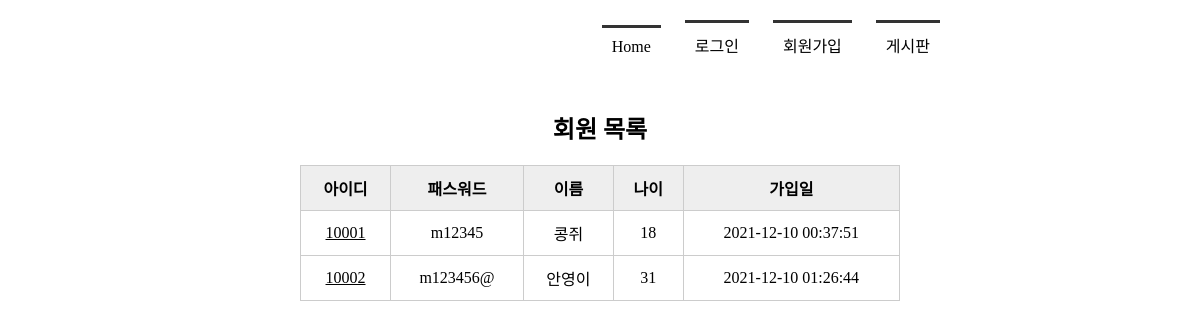
Before: /memberlist/ with the older database file.
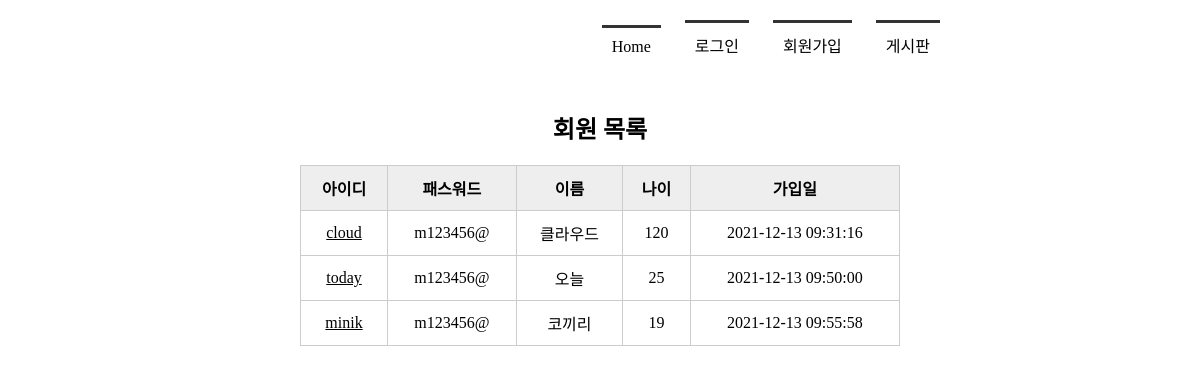
After: the same page with the newer database file.
### tables this page shows
CREATE TABLE member(
        mid CHAR(5) PRIMARY KEY,
        passwd CHAR(8) NOT NULL,
        name TEXT NOT NULL,
        age INTEGER,
        regDate TIMESTAMP DATE DEFAULT (datetime('now','localtime'))
    );

### app.py (the view)
@app.route('/memberlist/')
def memberlist():
    conn = getconn()
    cur = conn.cursor()
    sql = "SELECT * FROM member"
    cur.execute(sql)
    rs = cur.fetchall()   #db에서 검색한 데이터
    conn.close()
    if 'userID' in session:  # session에 userID가 존재하면
        ssid = session.get('userID')  # 세션을 가져옴
        return render_template('memberlist.html', ssid=ssid, rs=rs)
    else:
        return render_template('memberlist.html', rs=rs)

### app.py (called while the page is built)
def getconn():
    conn = sqlite3.connect('./memberdb.db')
    return conn

### templates/memberlist.html (shortened to what this page needs)
<!DOCTYPE html>
<html lang="ko">
<head>
    <link rel="stylesheet" href="{{ url_for('static', filename='css/style.css') }}">
</head>
<body>
    <div id="container">
        {% include 'navbar.html' %}
        <section>
            <h1>회원 목록</h1>
            <table>
                <tr>
                    <th>아이디</th><th>패스워드</th><th>이름</th><th>나이</th><th>가입일</th>
                </tr>
                {% for i in rs %}
                <tr>
                    <td><a href="{{ url_for('member_view', id=i[0]) }}">{{ i[0] }}</a></td>
                    <td>{{ i[1] }}</td>
                    <td>{{ i[2] }}</td>
                    <td>{{ i[3] }}</td>
                    <td>{{ i[4] }}</td>
                </tr>
                {% endfor %}
            </table>
        </section>
    </div>
</body>
</html>

### templates/navbar.html
<header>
    <nav>
        <ul>
        {% if session %}
            <li><a href="{{ url_for('index') }}">Home</a></li>
            <li><a href="{{ url_for('logout') }}">({{ session['userID'] }}님)로그아웃</a></li>
            <li><a href="{{ url_for('memberlist') }}">회원목록</a></li>
            <li><a href="{{ url_for('boardlist') }}">게시판</a></li>
        {% else %}
            <li><a href="{{ url_for('index') }}">Home</a></li>
            <li><a href="{{ url_for('login') }}">로그인</a></li>
            <li><a href="{{ url_for('register') }}">회원가입</a></li>
            <li><a href="{{ url_for('boardlist') }}">게시판</a></li>
        {% endif %}
        </ul>
    </nav>
</header>

### static/css/style.css (style rules this page uses)
* { margin: 0; padding: 0; }
#container { width: 1000px; margin: 10px auto; }
header { height: 100px; }
nav ul { list-style: none; text-align: right; margin-right: 150px; }
nav ul li { display: inline-block; margin: 10px; border-top:3px solid #333; padding: 10px; }
nav ul li a { text-decoration: none; color: #000 }
section { text-align: center }
section table { width: 600px; margin: 0 auto; border-collapse:collapse }
section h1 { margin-bottom: 20px; }
section table, th, td { border: 1px solid #ccc; padding: 10px }
section table th { background-color: #eee }
section table a { color: #000; }

Changed rows visible on the page:
removed member: mid "10001", passwd "m12345", name "콩쥐", age "18", regDate "2021-12-10 00:37:51"
removed member: mid "10002", passwd "m123456@", name "안영이", age "31", regDate "2021-12-10 01:26:44"
added member: mid "cloud", passwd "m123456@", name "클라우드", age "120", regDate "2021-12-13 09:31:16"
added member: mid "today", passwd "m123456@", name "오늘", age "25", regDate "2021-12-13 09:50:00"
added member: mid "minik", passwd "m123456@", name "코끼리", age "19", regDate "2021-12-13 09:55:58"
